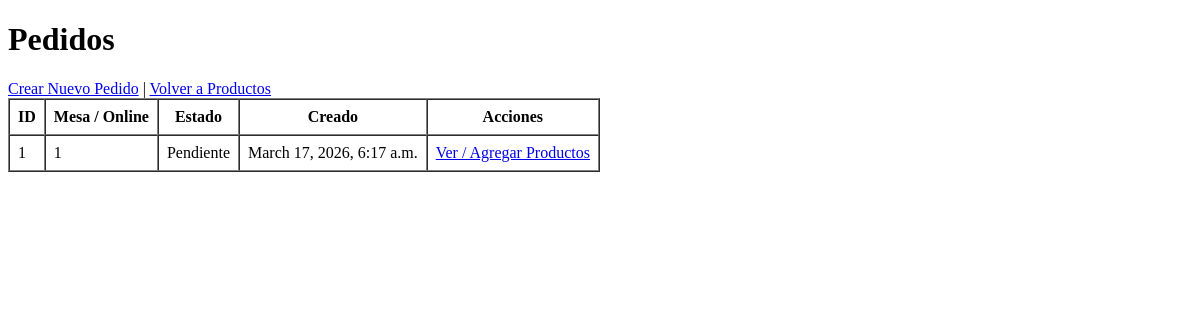
The app's page /ventas/pedidos/ (signed in), older data.
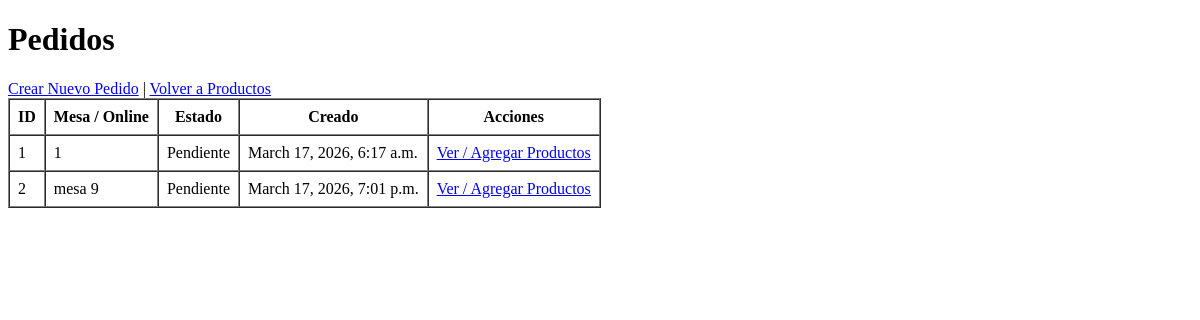
The same page, newer data.
### ventas/models.py (models this page shows, shortened)
class Pedido(models.Model):
    ESTADOS = [
        ('pendiente', 'Pendiente'),
        ('en_preparacion', 'En Preparación'),
        ('listo', 'Listo'),
        ('pagado', 'Pagado'),
    ]
    mesa_o_online = models.CharField(max_length=100, help_text="Número de mesa o identificador de pedido en línea")
    estado = models.CharField(max_length=20, choices=ESTADOS, default='pendiente')
    creado_por = models.ForeignKey(User, on_delete=models.CASCADE)
    fecha_creacion = models.DateTimeField(auto_now_add=True)
    productos = models.ManyToManyField(Producto, through='PedidoProducto', blank=True)

### ventas/views.py (the view)
# urls.py: path('pedidos/', views.PedidoListView.as_view(), name='pedido_list'),
class PedidoListView(LoginRequiredMixin, ListView):
    model = Pedido
    template_name = 'ventas/pedido_list.html'
    context_object_name = 'pedidos'
    def get_queryset(self):
        return super().get_queryset().filter(creado_por=self.request.user)

### ventas/templates/ventas/pedido_list.html (shortened to what this page needs)
<!DOCTYPE html>
<html lang="es">
<head>
</head>
<body>
    <h1>Pedidos</h1>
    <div>
        <a href="{% url 'pedido_create' %}">Crear Nuevo Pedido</a> |
        <a href="{% url 'venta_list' %}">Volver a Productos</a>
    </div>
    <table border="1" cellpadding="8" cellspacing="0">
        <thead>
            <tr>
                <th>ID</th>
                <th>Mesa / Online</th>
                <th>Estado</th>
                <th>Creado</th>
                <th>Acciones</th>
            </tr>
        </thead>
        <tbody>
        {% for pedido in pedidos %}
            <tr>
                <td>{{ pedido.id }}</td>
                <td>{{ pedido.mesa_o_online }}</td>
                <td>{{ pedido.get_estado_display }}</td>
                <td>{{ pedido.fecha_creacion }}</td>
                <td><a href="{% url 'pedido_detail' pedido.id %}">Ver / Agregar Productos</a></td>
            </tr>
        {% empty %}
            <tr>
                <td colspan="5">No hay pedidos creados aún.</td>
            </tr>
        {% endfor %}
        </tbody>
    </table>
</body>
</html>

Row changes from the older to the newer data that the page shows:
added Pedido: id "2", mesa_o_online "mesa 9", estado "Pendiente", fecha_creacion "March 17, 2026, 7:01 p.m."
